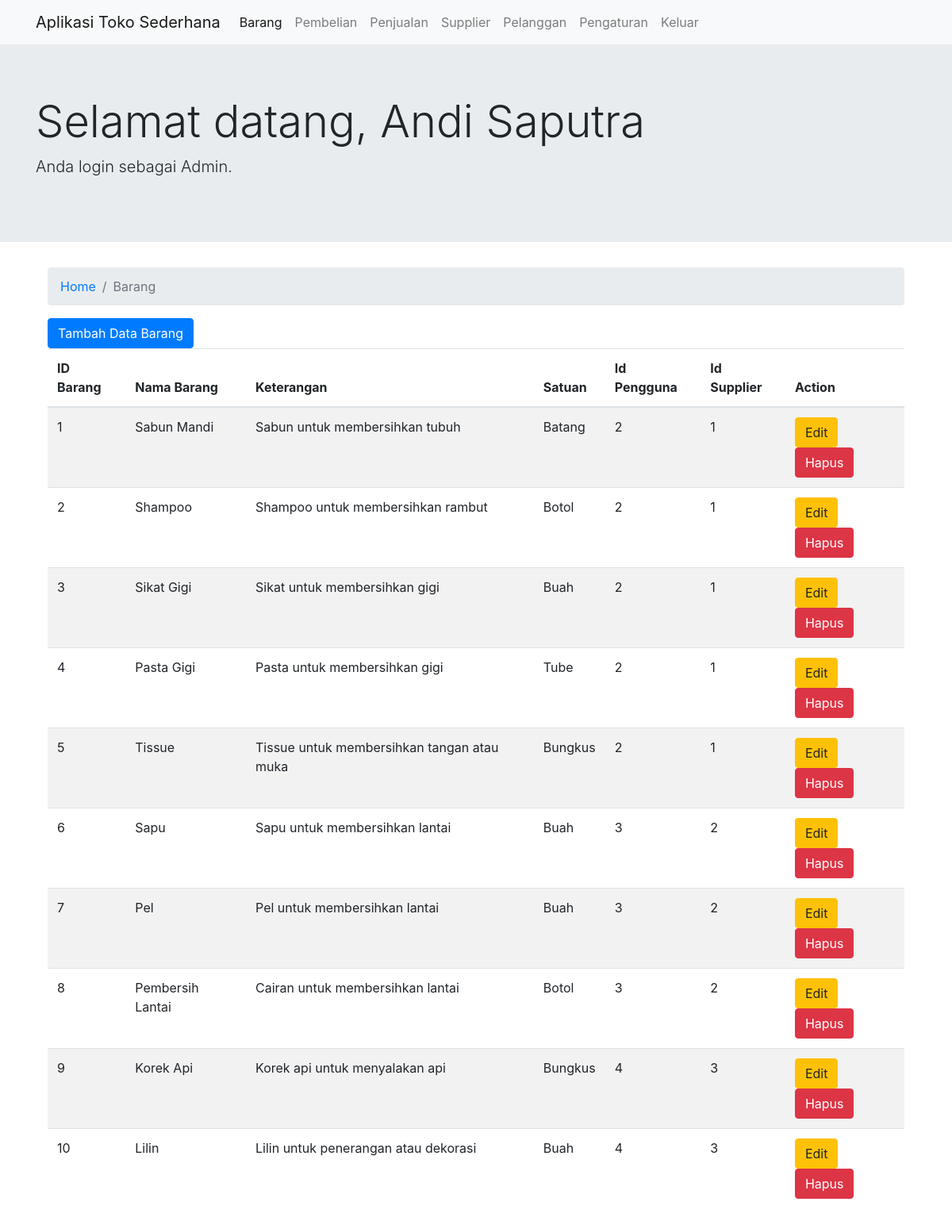
Screenshot of /home.php?halaman=barang (signed in) with the database file from the repository.
### tables this page shows
CREATE TABLE `HakAkses` (
  `IdAkses` int(5) NOT NULL,
  `NamaAkses` varchar(10) DEFAULT NULL,
  `Keterangan` varchar(100) DEFAULT NULL,
  PRIMARY KEY (`IdAkses`)
);

CREATE TABLE `Barang` (
  `IdBarang` int(5) NOT NULL,
  `NamaBarang` varchar(100) DEFAULT NULL,
  `Keterangan` varchar(100) DEFAULT NULL,
  `Satuan` varchar(10) DEFAULT NULL,
  `IdPengguna` int(5) DEFAULT NULL,
  `IdSupplier` int(5) DEFAULT NULL,
  PRIMARY KEY (`IdBarang`)
);

### home.php (the view, shortened to what this page needs)
<?php
require_once "config.php";
$data_pengguna = $_SESSION;
$sql = "SELECT NamaAkses FROM hakakses WHERE IdAkses = " . $data_pengguna['IdAkses'];
$result = $conn->query($sql);
$nama_akses = $result->fetch_assoc();
$menu = array(
  "barang" => "Barang",
  "pembelian" => "Pembelian",
  "penjualan" => "Penjualan",
  "supplier" => "Supplier",
  "pelanggan" => "Pelanggan",
  "pengaturan" => "Pengaturan",
  "logout"  => "Keluar"
);
$halaman = isset($_GET['halaman']) ? $_GET['halaman'] : "";
function tampil_barang($conn) {
  $sql = "SELECT * FROM barang";
  $result = $conn->query($sql);
  if ($result->num_rows > 0) {
    echo "<div class='container'>";
    echo "<nav aria-label='breadcrumb'>";
    echo "<ol class='breadcrumb'>";
    echo "<li class='breadcrumb-item'><a href='home.php'>Home</a></li>";
    echo "<li class='breadcrumb-item active' aria-current='page'>Barang</li>";
    echo "</ol>";
    echo "</nav>";
    echo "<a href='tambah_barang.php' class='btn btn-primary'>Tambah Data Barang</a>";
    echo "<table class='table table-striped'>";
    echo "<thead>";
    echo "<tr>";
    echo "<th scope='col'>ID Barang</th>";
    echo "<th scope='col'>Nama Barang</th>";
    echo "<th scope='col'>Keterangan</th>";
    echo "<th scope='col'>Satuan</th>";
    echo "<th scope='col'>Id Pengguna</th>";
    echo "<th scope='col'>Id Supplier</th>";
    echo "<th scope='col'>Action</th>";
    echo "</tr>";
    echo "</thead>";
    echo "<tbody>";
    while ($row = $result->fetch_assoc()) {
      echo "<tr>";
      echo "<td>" . $row['IdBarang'] . "</td>";
      echo "<td>" . $row['NamaBarang'] . "</td>";
      echo "<td>" . $row['Keterangan'] . "</td>";
      echo "<td>" . $row['Satuan'] . "</td>";
      echo "<td>" . $row['IdPengguna'] . "</td>";
      echo "<td>" . $row['IdSupplier'] . "</td>";
      echo "<td><a href='edit_barang.php?id=" . $row['IdBarang'] . "' class='btn btn-warning'>Edit</a><a href='hapus_barang.php?id=" . $row['IdBarang'] . "' class='btn btn-danger'>Hapus</a></td>";
      echo "</tr>";
    }
    echo "</tbody>";
    echo "</table>";
    echo "</div>";
  } else {
    echo "<p>Tidak ada data barang.</p>";
  }
}
?>
<!DOCTYPE html>
<html lang="en">
<head>
  <link rel="stylesheet" href="https://stackpath.bootstrapcdn.com/bootstrap/4.5.2/css/bootstrap.min.css">
</head>
<body>
  <nav class="navbar navbar-expand-lg navbar-light bg-light">
    <div class="container">
      <a class="navbar-brand" href="#">Aplikasi Toko Sederhana</a>
      <div class="collapse navbar-collapse" id="navbarSupportedContent">
        <ul class="navbar-nav mr-auto">
          <?php
          foreach ($menu as $key => $value) {
            if ($halaman == $key) {
              echo "<li class='nav-item active'>";
            } else {
              echo "<li class='nav-item'>";
            }
            echo "<a class='nav-link' href='home.php?halaman=$key'>$value</a>";
            echo "</li>";
          }
          ?>
        </ul>
      </div>
    </div>
  </nav>
  <div class="jumbotron jumbotron-fluid">
    <div class="container">
      <h1 class="display-4">Selamat datang, <?php echo $data_pengguna['NamaDepan']; echo " "; echo $data_pengguna['NamaBelakang'] ?></h1>
      <p class="lead">Anda login sebagai <?php echo $nama_akses['NamaAkses']; ?>.</p>
    </div>
  </div>
  <div class="container">
    <?php
    if ($halaman == "") {
      echo "<p>Selamat datang di aplikasi toko sederhana. Silakan pilih menu di atas untuk melihat data-data yang ada.</p>";
    } else {
      if (array_key_exists($halaman, $menu)) {
        $fungsi = "tampil_" . $halaman;
        $fungsi($conn);
      } else {
        echo "<p>Halaman yang Anda minta tidak ditemukan.</p>";
      }
    }
    ?>
  </div>
</body>
</html>

### rows the page displays
hakakses: NamaAkses "Admin"
barang: IdBarang "1", NamaBarang "Sabun Mandi", Keterangan "Sabun untuk membersihkan tubuh", Satuan "Batang", IdPengguna "2", IdSupplier "1"
barang: IdBarang "2", NamaBarang "Shampoo", Keterangan "Shampoo untuk membersihkan rambut", Satuan "Botol", IdPengguna "2", IdSupplier "1"
barang: IdBarang "3", NamaBarang "Sikat Gigi", Keterangan "Sikat untuk membersihkan gigi", Satuan "Buah", IdPengguna "2", IdSupplier "1"
barang: IdBarang "4", NamaBarang "Pasta Gigi", Keterangan "Pasta untuk membersihkan gigi", Satuan "Tube", IdPengguna "2", IdSupplier "1"
barang: IdBarang "5", NamaBarang "Tissue", Keterangan "Tissue untuk membersihkan tangan atau muka", Satuan "Bungkus", IdPengguna "2", IdSupplier "1"
barang: IdBarang "6", NamaBarang "Sapu", Keterangan "Sapu untuk membersihkan lantai", Satuan "Buah", IdPengguna "3", IdSupplier "2"
barang: IdBarang "7", NamaBarang "Pel", Keterangan "Pel untuk membersihkan lantai", Satuan "Buah", IdPengguna "3", IdSupplier "2"
barang: IdBarang "8", NamaBarang "Pembersih Lantai", Keterangan "Cairan untuk membersihkan lantai", Satuan "Botol", IdPengguna "3", IdSupplier "2"
barang: IdBarang "9", NamaBarang "Korek Api", Keterangan "Korek api untuk menyalakan api", Satuan "Bungkus", IdPengguna "4", IdSupplier "3"
barang: IdBarang "10", NamaBarang "Lilin", Keterangan "Lilin untuk penerangan atau dekorasi", Satuan "Buah", IdPengguna "4", IdSupplier "3"

### other values shown
$value "Barang"
$value "Pembelian"
$value "Penjualan"
$value "Supplier"
$value "Pelanggan"
$value "Pengaturan"
$value "Keluar"
$data_pengguna['NamaDepan'] "Andi"
$data_pengguna['NamaBelakang'] "Saputra"
